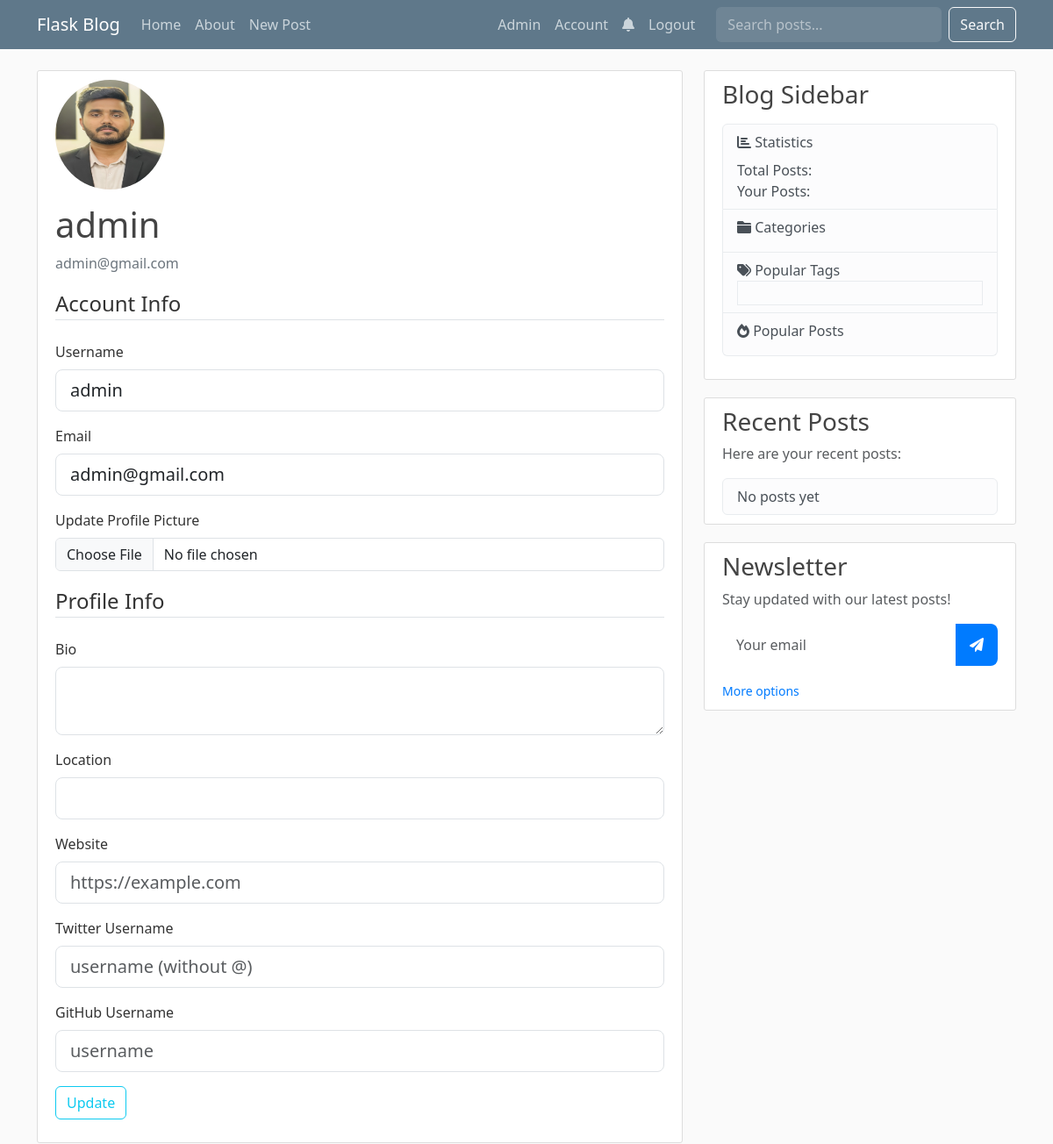
Page /account (signed in) on the earlier database version.
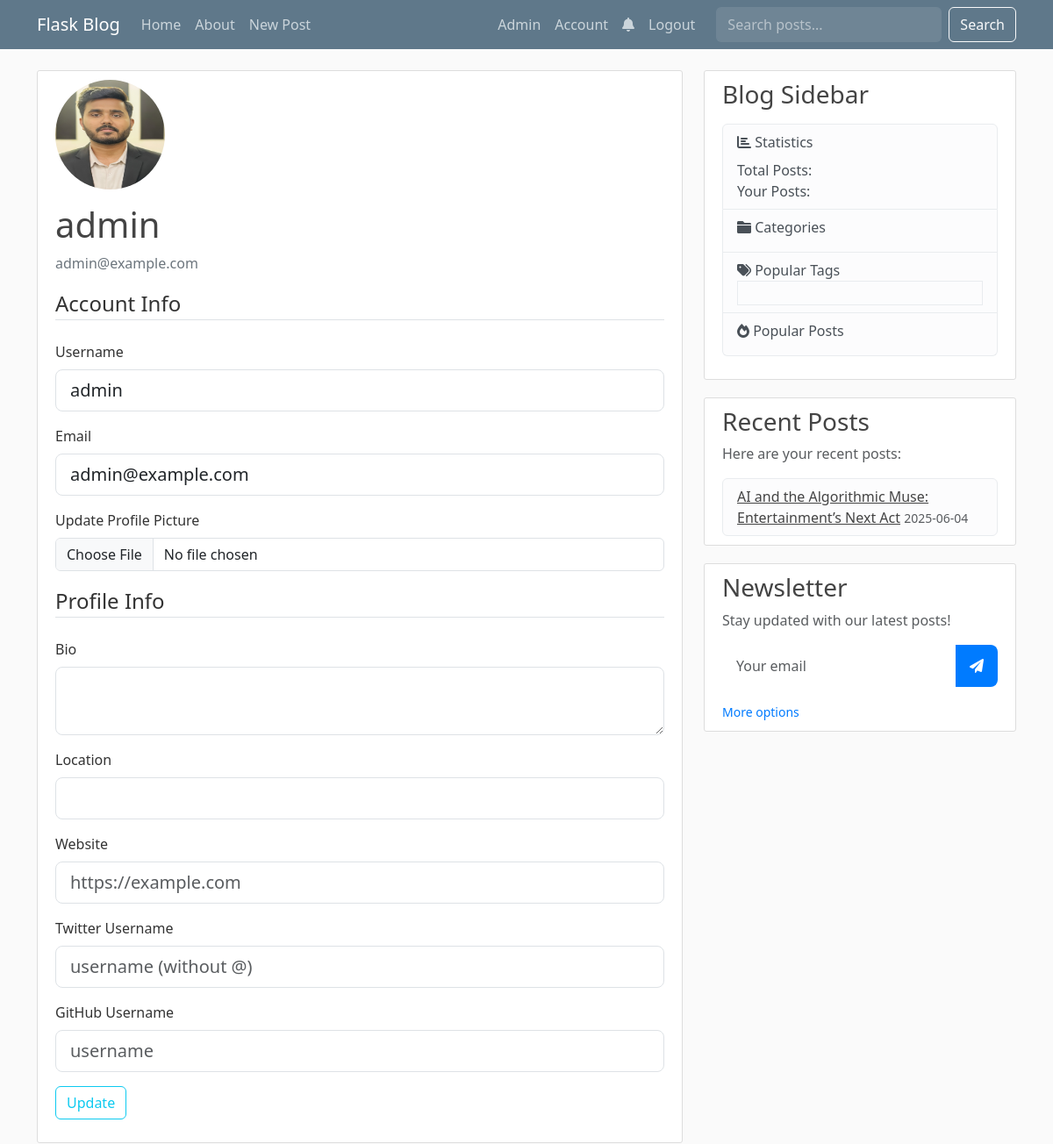
Same page on the later database version.
### flaskblog.py (models this page shows, shortened)
class User(db.Model, UserMixin):
    id = db.Column(db.Integer, primary_key=True)
    username = db.Column(db.String(20), unique=True, nullable=False)
    email = db.Column(db.String(120), unique=True, nullable=False)
    image_file = db.Column(db.String(20), nullable=False, default='default.jpg')
    password = db.Column(db.String(60), nullable=False)
    is_admin = db.Column(db.Boolean, default=False)
    bio = db.Column(db.String(500))
    location = db.Column(db.String(100))
    website = db.Column(db.String(200))
    twitter = db.Column(db.String(100))
    github = db.Column(db.String(100))
    joined_at = db.Column(db.DateTime, nullable=False, default=datetime.utcnow)
    posts = db.relationship('Post', backref='author', lazy=True)
    likes = db.relationship('Like', backref='user', lazy=True)
    comments = db.relationship('Comment', back_populates='author', lazy=True)
    followers = db.Table('followers',
        db.Column('follower_id', db.Integer, db.ForeignKey('user.id'), primary_key=True),
        db.Column('followed_id', db.Integer, db.ForeignKey('user.id'), primary_key=True)
    )
    following = db.relationship(
        'User', secondary=followers,
        primaryjoin=(followers.c.follower_id == id),
        secondaryjoin=(followers.c.followed_id == id),
        backref=db.backref('followers_list', lazy='dynamic'), lazy='dynamic'
    )

class Post(db.Model):
    id = db.Column(db.Integer, primary_key=True)
    title = db.Column(db.String(100), nullable=False)
    date_posted = db.Column(db.DateTime, nullable=False, default=datetime.utcnow)
    content = db.Column(db.Text, nullable=False)
    image_file = db.Column(db.String(20), nullable=True)
    user_id = db.Column(db.Integer, db.ForeignKey('user.id'), nullable=False)
    category_id = db.Column(db.Integer, db.ForeignKey('category.id'), nullable=True)
    category = db.relationship('Category', backref=db.backref('posts', lazy=True))
    views = db.Column(db.Integer, default=0)
    status = db.Column(db.String(20), default='published')  # published, draft, scheduled
    publish_date = db.Column(db.DateTime)
    likes = db.relationship('Like', backref='post', lazy=True)
    comments = db.relationship('Comment', back_populates='post', lazy=True)

### flaskblog.py (the view)
@app.route("/account", methods=['GET', 'POST'])
@login_required
def account():
    form = UpdateProfileForm(current_user.username, current_user.email)
    if form.validate_on_submit():
        if form.picture.data:
            picture_file = save_picture(form.picture.data)
            current_user.image_file = picture_file
        current_user.username = form.username.data
        current_user.email = form.email.data
        current_user.bio = form.bio.data
        current_user.location = form.location.data
        current_user.website = form.website.data
        current_user.twitter = form.twitter.data
        current_user.github = form.github.data
        db.session.commit()
        flash('Your account has been updated!', 'success')
        return redirect(url_for('account'))
    elif request.method == 'GET':
        form.username.data = current_user.username
        form.email.data = current_user.email
        form.bio.data = current_user.bio
        form.location.data = current_user.location
        form.website.data = current_user.website
        form.twitter.data = current_user.twitter
        form.github.data = current_user.github
    return render_template('account.html', title='Account', form=form)

### flaskblog.py (shortened to what this page needs)
class UpdateProfileForm(FlaskForm):
    username = StringField('Username', validators=[DataRequired(), Length(min=2, max=20)])
    email = StringField('Email', validators=[DataRequired(), Email()])
    bio = TextAreaField('Bio', validators=[Length(max=500)])
    location = StringField('Location', validators=[Length(max=100)])
    website = StringField('Website', validators=[Length(max=200)])
    twitter = StringField('Twitter Username', validators=[Length(max=100)])
    github = StringField('GitHub Username', validators=[Length(max=100)])
    picture = FileField('Update Profile Picture', validators=[FileAllowed(['jpg', 'png'])])
    submit = SubmitField('Update')
    def __init__(self, original_username, original_email, *args, **kwargs):
        super(UpdateProfileForm, self).__init__(*args, **kwargs)
        self.original_username = original_username
        self.original_email = original_email

### flaskblog.py (called while the page is built)
@app.context_processor
def inject_csrf_token():
    return dict(csrf_token=lambda: generate_csrf())

@login_manager.user_loader
def load_user(user_id):
    return db.session.get(User, int(user_id))

### templates/account.html (shortened to what this page needs)
{% extends "layout.html" %}
{% block content %}
    <div class="content-section">
      <div class="media">
        <img class="rounded-circle account-img" src="{{ url_for('static', filename='profile_pics/' + current_user.image_file) }}">
        <div class="media-body">
          <h2 class="account-heading">{{ current_user.username }}</h2>
          <p class="text-secondary">{{ current_user.email }}</p>
        </div>
      </div>
        <form method="POST" action="" enctype="multipart/form-data">
            <fieldset class="form-group">
                <legend class="border-bottom mb-4">Account Info</legend>
                <div class="mb-3">
                    {{ form.username.label(class="form-label") }}
                    {% if form.username.errors %}
                        {{ form.username(class="form-control form-control-lg is-invalid") }}
                        <div class="invalid-feedback">
                            {% for error in form.username.errors %}
                                <span>{{ error }}</span>
                            {% endfor %}
                        </div>
                    {% else %}
                        {{ form.username(class="form-control form-control-lg") }}
                    {% endif %}
                </div>
                <div class="mb-3">
                    {{ form.email.label(class="form-label") }}
                    {% if form.email.errors %}
                        {{ form.email(class="form-control form-control-lg is-invalid") }}
                        <div class="invalid-feedback">
                            {% for error in form.email.errors %}
                                <span>{{ error }}</span>
                            {% endfor %}
                        </div>
                    {% else %}
                        {{ form.email(class="form-control form-control-lg") }}
                    {% endif %}
                </div>
                <div class="mb-3">
                    {{ form.picture.label(class="form-label") }}
                    {{ form.picture(class="form-control") }}
                </div>
            </fieldset>
            <fieldset class="form-group">
                <legend class="border-bottom mb-4">Profile Info</legend>
                <div class="mb-3">
                    {{ form.bio.label(class="form-label") }}
                    {{ form.bio(class="form-control form-control-lg") }}
                </div>
                <div class="mb-3">
                    {{ form.location.label(class="form-label") }}
                    {{ form.location(class="form-control form-control-lg") }}
                </div>
                <div class="mb-3">
                    {{ form.website.label(class="form-label") }}
                    {{ form.website(class="form-control form-control-lg", placeholder="https://example.com") }}
                </div>
                <div class="mb-3">
                    {{ form.twitter.label(class="form-label") }}
                    {{ form.twitter(class="form-control form-control-lg", placeholder="username (without @)") }}
                </div>
                <div class="mb-3">
                    {{ form.github.label(class="form-label") }}
                    {{ form.github(class="form-control form-control-lg", placeholder="username") }}
                </div>
            </fieldset>
            <div class="mb-3">
                {{ form.submit(class="btn btn-outline-info") }}
            </div>
        </form>
    </div>
{% endblock content %}

### templates/layout.html (shortened to what the changed rows need)
<!doctype html>
<html lang="en">
  <head>
    <link href="https://cdn.jsdelivr.net/npm/bootstrap@5.3.2/dist/css/bootstrap.min.css" rel="stylesheet">
    <link rel="stylesheet" href="https://cdnjs.cloudflare.com/ajax/libs/font-awesome/6.0.0/css/all.min.css">
    <link rel="stylesheet" type="text/css" href="{{ url_for('static', filename='main.css') }}">
  </head>
<body>
    <main role="main" class="container">
      <div class="row">
        <div class="col-md-8">
          {% block content %}{% endblock %}
        </div>
        <div class="col-md-4">
          <div class="content-section">
            {% if current_user.is_authenticated %}
              <ul class="list-group">
                {% for post in current_user.posts[:3] %}
                  <li class="list-group-item list-group-item-light">
                    <a href="{{ url_for('post', post_id=post.id) }}" class="article-title">{{ post.title }}</a>
                    <small class="text-muted">{{ post.date_posted.strftime('%Y-%m-%d') }}</small>
                  </li>
                {% else %}
                  <li class="list-group-item list-group-item-light">No posts yet</li>
                {% endfor %}
              </ul>
            {% else %}
              <p class='text-muted'>Please log in to see your recent posts.</p>
            {% endif %}
          </div>
        </div>
      </div>
    </main>
</body>
</html>

Differences in the rows shown:
changed User "admin": email "admin@gmail.com" → "admin@example.com"
now on this page (row edited): Post: title "AI and the Algorithmic Muse: Entertainment’s Next Act", date_posted "2025-06-04"
Other differences:
text no longer shown: "No posts yet"
